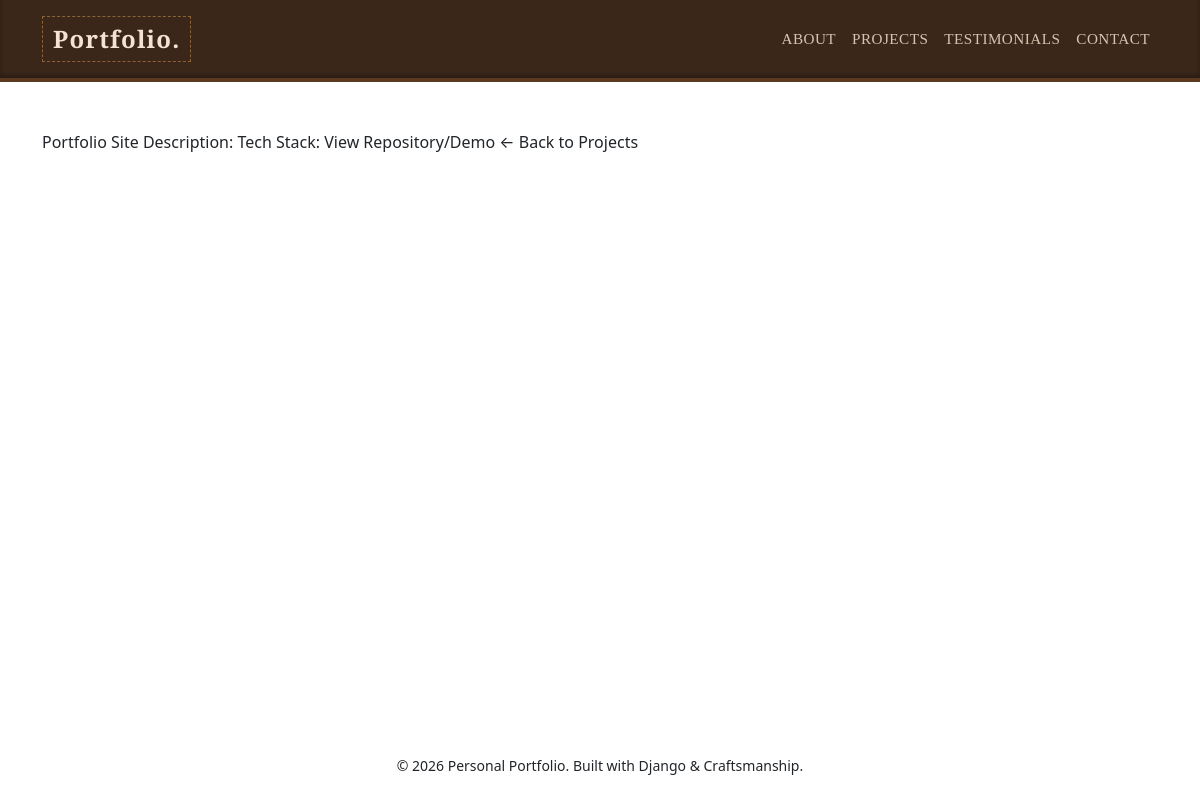
The app's page /projects/1/, older data.
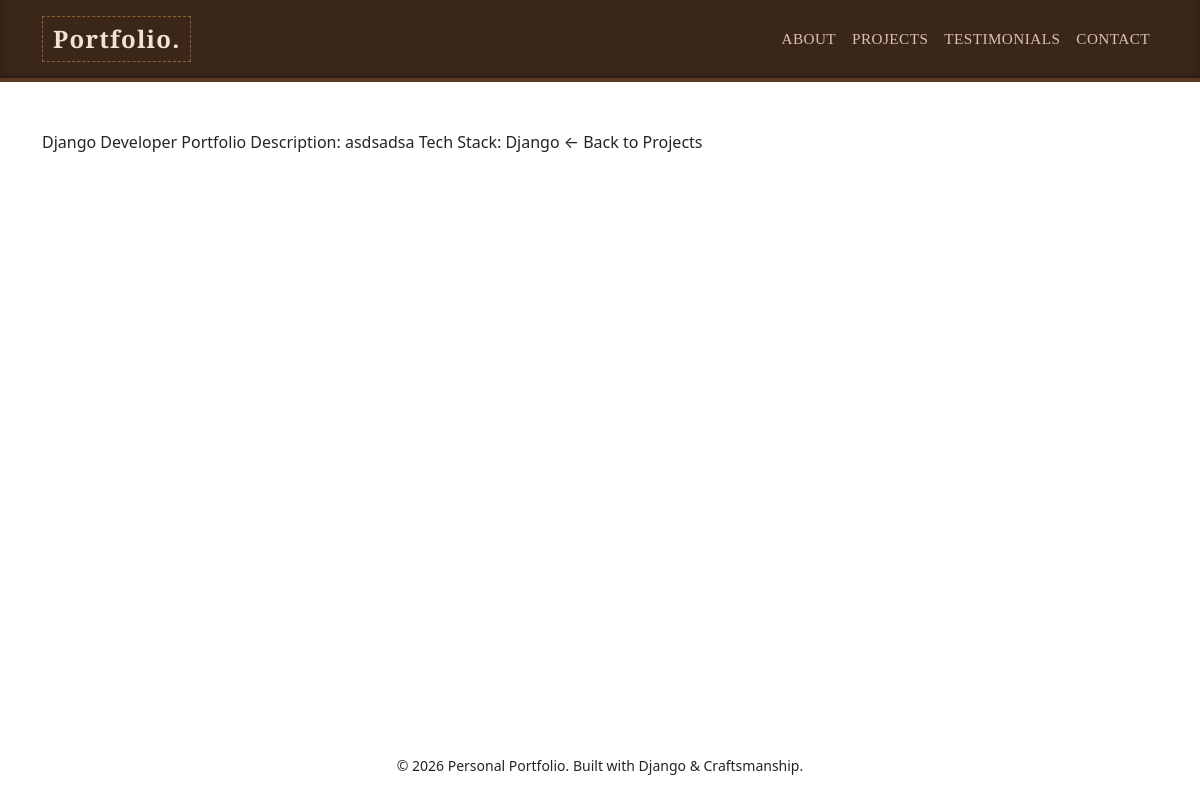
The same page, newer data.
### main_app/models.py (models this page shows, shortened)
class Project(models.Model):
    project_name = models.CharField(max_length=200)
    description = models.TextField()
    tech_stacks = models.ManyToManyField(TechStack, related_name='projects')
    link = models.URLField(blank=True, null=True)

class TechStack(models.Model):
    name = models.CharField(max_length=100)
    created_at = models.DateTimeField(auto_now_add=True)

### main_app/views.py (the view)
# urls.py: path('projects/<int:pk>/', views.detail_view, name='project_detail'),
def detail_view(request, pk):
    project = get_object_or_404(Project, pk=pk)
    return render(request, 'main_app/project_detail.html', {'project': project})

### main_app/templates/main_app/project_detail.html
{% extends 'main_app/base.html' %}
{% block content %}
    {{ project.project_name }}
    Description: {{ project.description }}
    Tech Stack: {% for stack in project.tech_stacks.all %}
    {{ stack.name }}{% if not forloop.last %}, {% endif %}
        {% endfor %}
    {% if project.link %}
        View Repository/Demo
    {% endif %}
    ← Back to Projects
{% endblock %}

Row changes from the older to the newer data that the page shows:
changed Project: project_name "Portfolio Site" → "Django Developer Portfolio"; description (not shown) → "asdsadsa"
added TechStack: name "Django"
Text that changed along with them:
text no longer shown: "View Repository/Demo"
